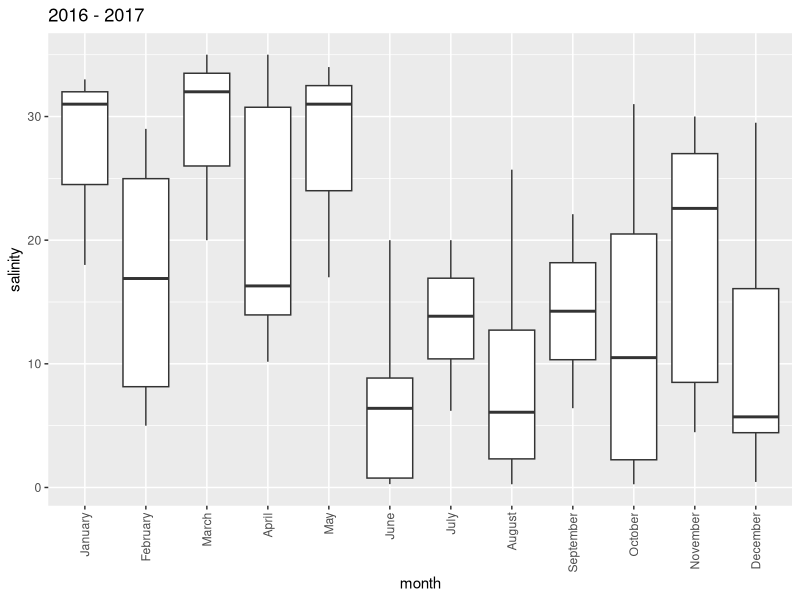
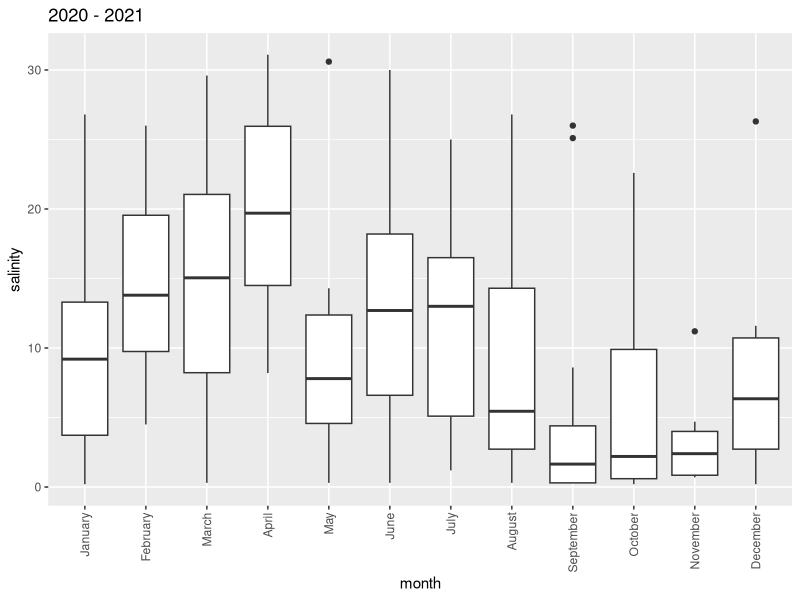
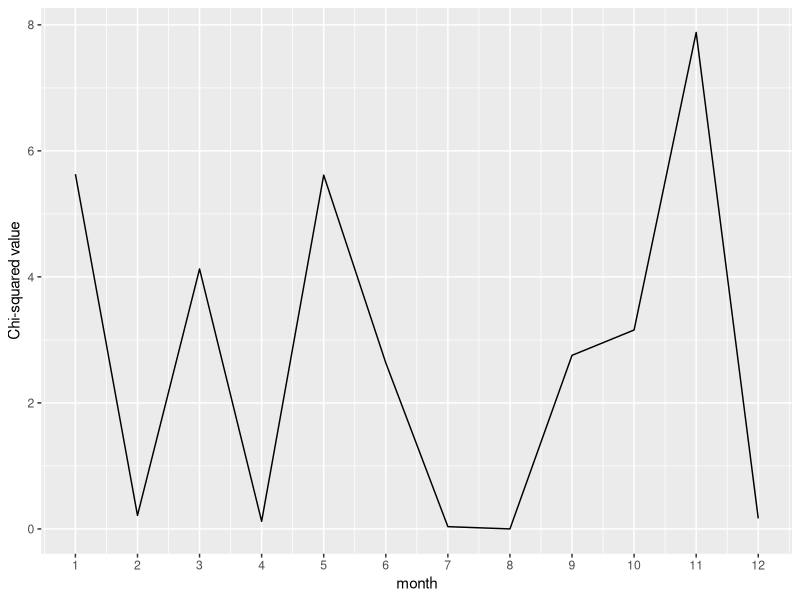
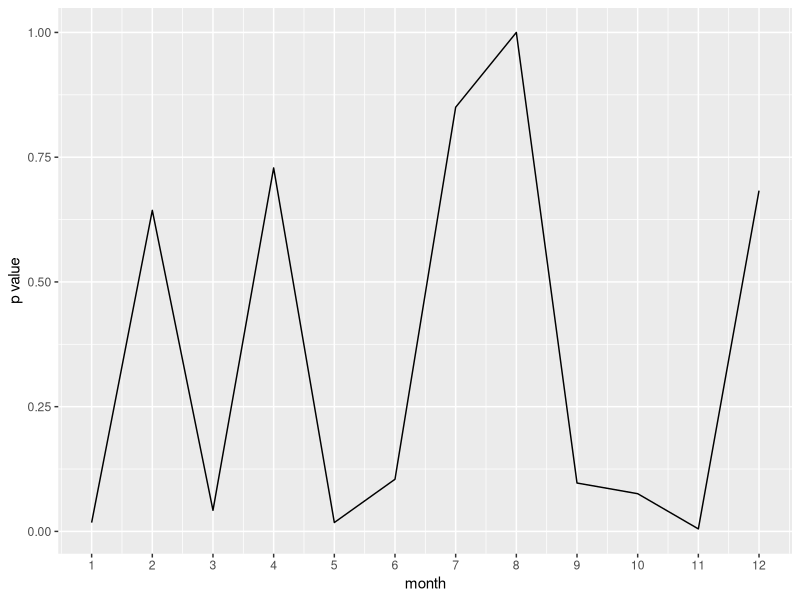

Write the R code that produced these figures, in order.
## ---- chunk 1
knitr::opts_chunk$set(echo = TRUE)
## ---- chunk 2

library(lubridate)
library(reshape2)
library(tidyverse)
## ---- chunk 3
data_tbl <- read.csv("All CGW surface data_v2.csv")

month <- month(as.POSIXlt(data_tbl$Date, format="%m/%d/%Y"))
year <- year(as.POSIXlt(data_tbl$Date, format="%m/%d/%Y"))
variable <- data_tbl$Salinity

df <- data.frame(month, year, variable)

# remove 9999 values
df <- df[df$variable !=9999, ]
## ---- chunk 4
first_year <- 2016:2017
second_year <- 2020:2021
df_filt_first <- df[df$year == first_year, ] 
df_filt_second <- df[df$year == second_year, ]

# checking distribution (normal or non-normal). If p < 0.01 data is not normally distributed
shapiro.test(df_filt_first$variable)
shapiro.test(df_filt_second$variable)
## ---- chunk 5

# Plot data for the first selected year
mo_1 <- month.name[df_filt_first$month]
mo_data_1 <- data.frame("month" = mo_1, "salinity" = df_filt_first$variable)
mo_data_1$month <- factor(mo_data_1$month, levels = month.name)

p1 <- ggplot(mo_data_1, aes(x = month, y = salinity)) + 
    geom_boxplot() + 
  ggtitle(paste(as.character(first_year[1]), "-", as.character(first_year[2]))) +
  theme(axis.text.x = element_text(angle = 90, vjust = 0.5, hjust=1))
p1

# Plot data for the second selected year
mo_2 <- month.name[df_filt_second$month]
mo_data_2 <- data.frame("month" = mo_2, "salinity" = df_filt_second$variable)
mo_data_2$month <- factor(mo_data_2$month, levels = month.name)

p2 <- ggplot(mo_data_2, aes(x = month, y = salinity)) + 
    geom_boxplot() + 
  ggtitle(paste(as.character(second_year[1]), "-", as.character(second_year[2]))) +
  theme(axis.text.x = element_text(angle = 90, vjust = 0.5, hjust=1))
p2

## ---- chunk 6

# For entire time periods: first versus second selected periods (p < 0.01 indicates periods are different)
kw_test <- kruskal.test(list(df_filt_first$variable, df_filt_second$variable))
print(kw_test)

# Compare month of the first versus months of the second periods (e.g. Jan 2016-2017 vs Jan 2020-2021; p < 0.01 indicates periods are different)
kw_mo_p <- matrix(ncol = 1, nrow = 12) 
kw_mo_chi <- matrix(ncol = 1, nrow = 12) 
for (j in 1:12){
df_mo_first <- df_filt_first[df_filt_first$month == j, ] 
df_mo_second <- df_filt_second[df_filt_second$month == j, ] 
kw_test_mo <- kruskal.test(list(df_mo_first$variable, df_mo_second$variable))
kw_mo_p[j, ] <- kw_test_mo$p.value
kw_mo_chi[j, ] <- kw_test_mo$statistic
}

kw_mo <- data.frame("chi-squared" = kw_mo_chi, "p_value" = kw_mo_p)

# Plot Chi-squared to identify months that are statistically different between sampling periods (check months for which p < 0.05)
q <- ggplot(data = kw_mo, aes(x = 1:12, y = chi.squared)) +
  geom_line() +
  scale_x_continuous(breaks = seq(0, 12, by = 1)) +
  labs(x = "month", y = "Chi-squared value")
q

# Plot p values to identify months that are statistically different between sampling periods 
qq <- ggplot(data = kw_mo, aes(x = 1:12, y = p_value)) +
  geom_line() +
  scale_x_continuous(breaks = seq(0, 12, by = 1)) +
  labs(x = "month", y = "p value")
qq

